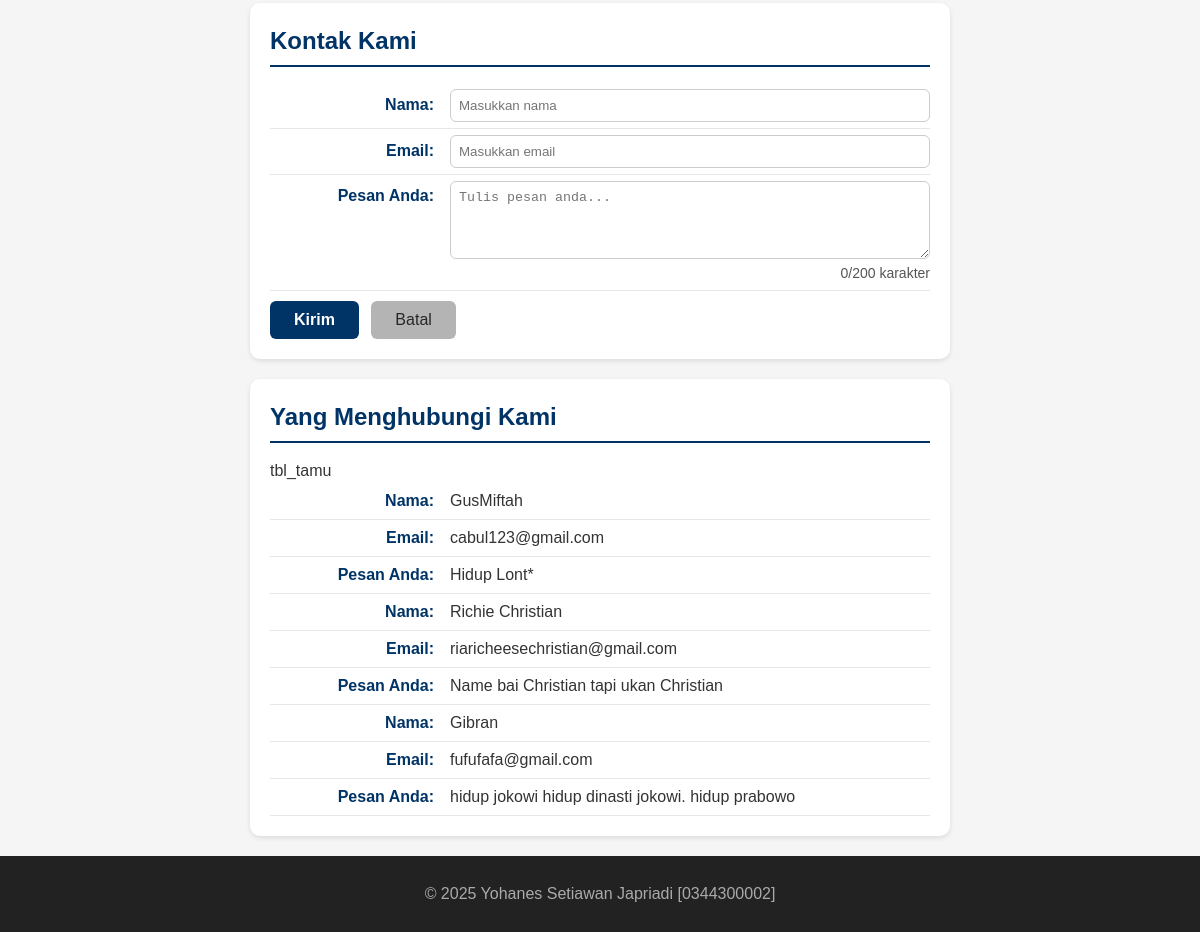
Before: / (lower part) with the older database file.
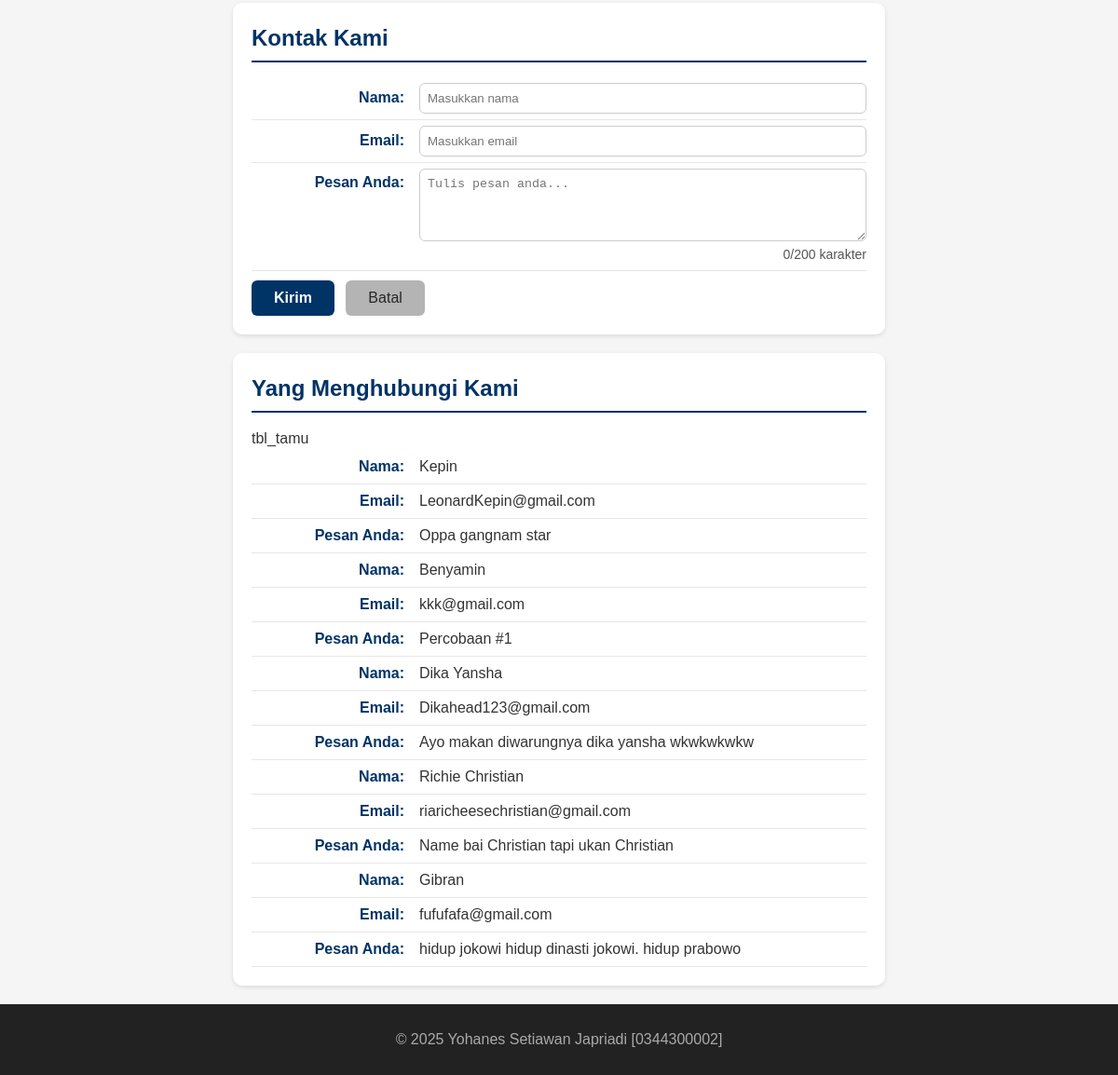
After: the same page with the newer database file.
### tables this page shows
CREATE TABLE `tbl_tamu` (
  `cid` int NOT NULL,
  `cnama` varchar(100) DEFAULT NULL,
  `cemail` varchar(100) DEFAULT NULL,
  `cpesan` text,
  `dcreated_at` datetime NOT NULL DEFAULT CURRENT_TIMESTAMP
);

### fungsi.php (the view, shortened to what this page needs)
<?php function bersih($str)
{
    return htmlspecialchars(trim($str));
}
?>
<?php
function tampilkanContactus($conf, $arr)
{
    $html = "";
    foreach ($conf as $a => $c) {
        $label = $c["label"];
        $nilai = bersih($arr[$a] ?? '');
        $suffix = $c["suffix"];
        $html .= "<p><strong>{$label}</strong> {$nilai}{$suffix}</p>";
    }
    return $html;
}
?>

### index.php (shortened to what this page needs)
<?php
require_once __DIR__ . "/fungsi.php";
?>
<!DOCTYPE html>
<html lang="en">
<head>
  <link rel="stylesheet" href="style.css?v=<?php echo time(); ?>">
</head>
<body>
  <main>
    <section id="contact">
      <h2>Kontak Kami</h2>
      <form action="proses.php" method="POST">
        <label for="txtNama"><span>Nama:</span>
          <input type="text" id="txtNama" name="txtNama" placeholder="Masukkan nama"  autocomplete="name"
          value="<?=  isset($outdated["nama"]) ? htmlspecialchars($outdated["nama"]) : '' ?>">
        </label>
        <label for="txtEmail"><span>Email:</span>
          <input type="email" id="txtEmail" name="txtEmail" placeholder="Masukkan email"  autocomplete="email"
          value="<?=  isset($outdated["email"]) ? htmlspecialchars($outdated["email"]) : '' ?>">
        </label>
        <label for="txtPesan"><span>Pesan Anda:</span>
          <textarea id="txtPesan" name="txtPesan" rows="4" placeholder="Tulis pesan anda..."
          value="<?=  isset($outdated["pesan"]) ? htmlspecialchars($outdated["pesan"]) : '' ?>"></textarea>
          <small id="charCount">0/200 karakter</small>
        </label>
        <button type="submit">Kirim</button>
        <button type="reset">Batal</button>
      </form>
    </section>
    <section id="read">
      <h2>Yang Menghubungi Kami</h2>
      <?php include 'read_inc.php'; ?>
    </section>
  </main>
  <footer>
    <p>&copy; 2025 Yohanes Setiawan Japriadi [0344300002]</p>
  </footer>
</body>
</html>

### koneksi.php (shortened to what this page needs)
<?php
$host = "localhost";
$user = "root";
$pass = "";
$db = "db_pwd2025";
$conn = mysqli_connect(hostname: $host, username: $user, password: $pass, database: $db);
$result = mysqli_query($conn, "SHOW TABLES");
while ($row = mysqli_fetch_array($result)) {
    echo $row[0] . "<br>";
}
?>

### read_inc.php
<?php
require 'koneksi.php';
require_once 'fungsi.php';
$configField = [
    "name" => ["label" => "Nama:", "suffix" => ""],
    "email" => ["label" => "Email:", "suffix" => ""],
    "pesan" => ["label" => "Pesan Anda:", "suffix" => ""]
];
$sql = "SELECT * FROM tbl_tamu ORDER BY cid DESC";
$q = mysqli_query($conn, $sql);
if (!$q) {
    echo "<p>Gagal membaca data tamu: " . htmlspecialchars(mysqli_error($conn)) . "</p>";
} elseif (mysqli_num_rows($q) === 0) {
    echo "<p>Belum ada data tamu yang tersimpan.</p>";
} else {
    while ($row = mysqli_fetch_assoc($q)) {
    $arrcontactus = [
        "name" => $row["cnama"] ?? "",
        "email" => $row["cemail"] ?? "",
        "pesan" => $row["cpesan"] ?? "",
        "no" => $row["NO"] ?? "",
    ];
    echo tampilkanContactus($configField, $arrcontactus);
}
}
?>

### style.css (style rules this page uses)
* { box-sizing: border-box; }
body { margin: 0; font-family: Arial, sans-serif; background: #f5f5f5; color: #333; line-height: 1.5; }
#home, #about, #contact, #biodata, #read { background-color: #ffffff; border-radius: 10px; padding: 20px; max-width: 700px; margin: 20px auto; box-shadow: 0 2px 5px rgba(0, 0, 0, 0.1); }
#home h2, #about h2, #contact h2, #biodata h2, #read h2 { color: #003366; border-bottom: 2px solid #003366; padding-bottom: 6px; margin-top: 0; margin-bottom: 16px; }
#about p, #contact label, #biodata label, #read p { display: flex; justify-content: flex-start; align-items: baseline; margin: 0; padding: 6px 0; border-bottom: 1px solid #e6e6e6; }
#about strong, #read strong, #contact label>span, #biodata label>span { min-width: 180px; color: #003366; font-weight: 600; text-align: right; padding-right: 16px; flex-shrink: 0; }
#contact input, #contact textarea, #biodata input { flex: 1; border: 1px solid #ccc; border-radius: 6px; padding: 8px; color: #000; font-weight: normal; margin: 0; box-sizing: border-box; }
#contact button, #biodata button { margin-top: 10px; display: inline-block; padding: 10px 24px; font-size: 16px; border-radius: 6px; cursor: pointer; border: none; transition: all 0.3s ease; margin-right: 8px; }
#contact button[type="submit"], #biodata button[type="submit"] { background-color: #003366; color: #fff; font-weight: 600; }
#contact button[type="reset"], #biodata button[type="reset"] { background-color: #b4b4b4; color: #272727; font-weight: 500; }
footer { background: #222; color: #aaa; text-align: center; padding: 10px; }

Changed rows visible on the page:
removed tbl_tamu: label "Nama:", cnama "GusMiftah", label "Email:", cemail "cabul123@gmail.com", label "Pesan Anda:", cpesan "Hidup Lont*"
added tbl_tamu: label "Nama:", cnama "Kepin", label "Email:", cemail "LeonardKepin@gmail.com", label "Pesan Anda:", cpesan "Oppa gangnam star"
added tbl_tamu: label "Nama:", cnama "Benyamin", label "Email:", cemail "kkk@gmail.com", label "Pesan Anda:", cpesan "Percobaan #1"
added tbl_tamu: label "Nama:", cnama "Dika Yansha", label "Email:", cemail "Dikahead123@gmail.com", label "Pesan Anda:", cpesan "Ayo makan diwarungnya dika yansha wkwkwkwkw"
